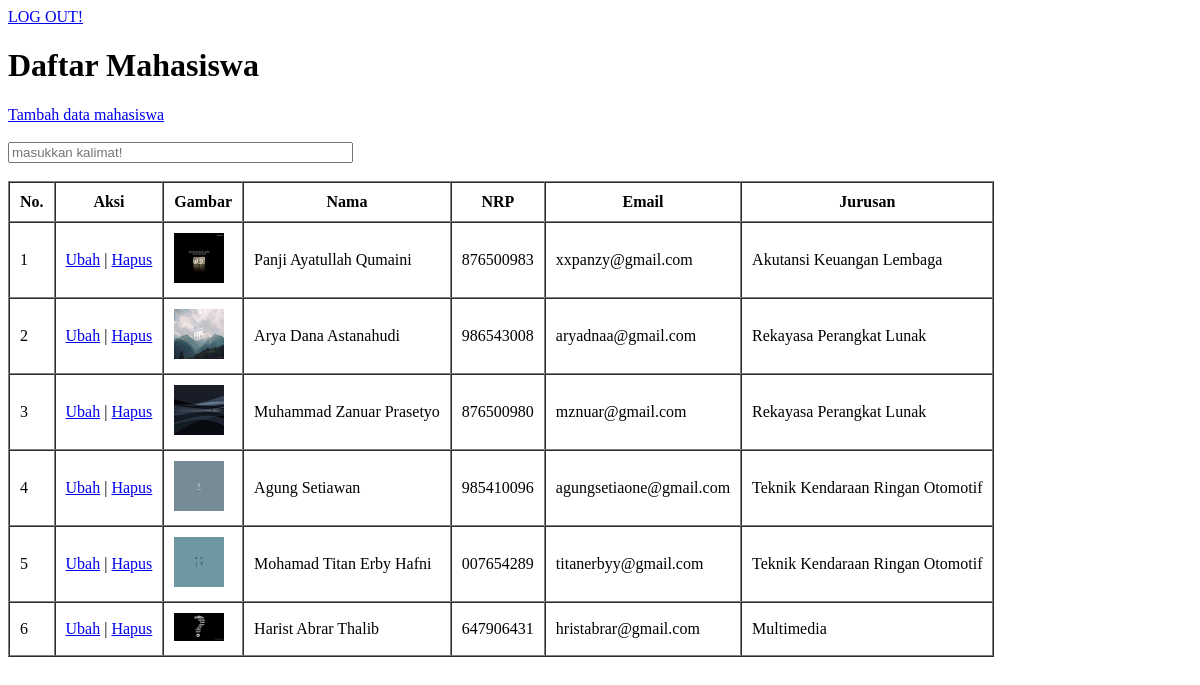
/pertemuan21/index.php (signed in), run on the app's committed database.
### tables this page shows
CREATE TABLE `mahasiswa` (
  `id` int(11) NOT NULL,
  `nama` varchar(200) NOT NULL,
  `nrp` char(9) NOT NULL,
  `email` varchar(100) NOT NULL,
  `jurusan` varchar(100) NOT NULL,
  `gambar` varchar(100) NOT NULL
);

### pertemuan21/functions.php (called while the page is built, shortened)
<?php
$conn = mysqli_connect("localhost", "root", "", "phpdasar");
function query($query) {
    global $conn;
    $result = mysqli_query($conn, $query);
    $rows = [];
    while( $row = mysqli_fetch_assoc($result) ) {
        $rows[] = $row;
    }
    return $rows;
}
?>

### pertemuan21/index.php (the view, shortened to what this page needs)
<?php
$mahasiswa = query("SELECT * FROM mahasiswa");
?>
<!DOCTYPE html>
<html>
<head>
</head>
<body>
<a href="logout.php" class="logout">LOG OUT!</a>
<h1>Daftar Mahasiswa</h1>
<a href="tambah.php" class="tambah">Tambah data mahasiswa</a>
<br></br>
<form action="" method="post" class="form-cari">
    <input type="text" name="keyword" size="40" autofocus placeholder="masukkan kalimat!" autocomplete="off" id="keyword">
</form>
<br>
<div id="container">
<table border="1" cellpadding="10" cellspacing="0">
<tr>
     <th>No.</th>
     <th class="aksi">Aksi</th>
     <th>Gambar</th>
     <th>Nama</th>
     <th>NRP</th>
     <th>Email</th>
     <th>Jurusan</th>
</tr>
<?php $i = 1; ?>
<?php foreach( $mahasiswa as $row ) : ?>
<tr>
     <td><?= $i; ?></td>
     <td class="aksi">
          <a href="ubah.php?id=<?= $row["id"]; ?>">Ubah</a> |
          <a href="hapus.php?id=<?= $row["id"]; ?>" onclick="return confirm('yakin dihapus ta masseh?');">Hapus</a>
     </td>
     <td><img src="img/<?= $row["gambar"]; ?>" width="50"></td>
     <td><?= $row["nama"]; ?></td>
     <td><?= $row["nrp"]; ?></td>
     <td><?= $row["email"]; ?></td>
     <td><?= $row["jurusan"]; ?></td>
</tr>
<?php $i++; ?>
<?php endforeach; ?>
</table>
</div>
</body>
</html>

### data on the page
mahasiswa: gambar (picture), nama "Panji Ayatullah Qumaini", nrp "876500983", email "xxpanzy@gmail.com", jurusan "Akutansi Keuangan Lembaga"
mahasiswa: gambar (picture), nama "Arya Dana Astanahudi", nrp "986543008", email "aryadnaa@gmail.com", jurusan "Rekayasa Perangkat Lunak"
mahasiswa: gambar (picture), nama "Muhammad Zanuar Prasetyo", nrp "876500980", email "mznuar@gmail.com", jurusan "Rekayasa Perangkat Lunak"
mahasiswa: gambar (picture), nama "Agung Setiawan", nrp "985410096", email "agungsetiaone@gmail.com", jurusan "Teknik Kendaraan Ringan Otomotif"
mahasiswa: gambar (picture), nama "Mohamad Titan Erby Hafni", nrp "007654289", email "titanerbyy@gmail.com", jurusan "Teknik Kendaraan Ringan Otomotif"
mahasiswa: gambar (picture), nama "Harist Abrar Thalib", nrp "647906431", email "hristabrar@gmail.com", jurusan "Multimedia"
